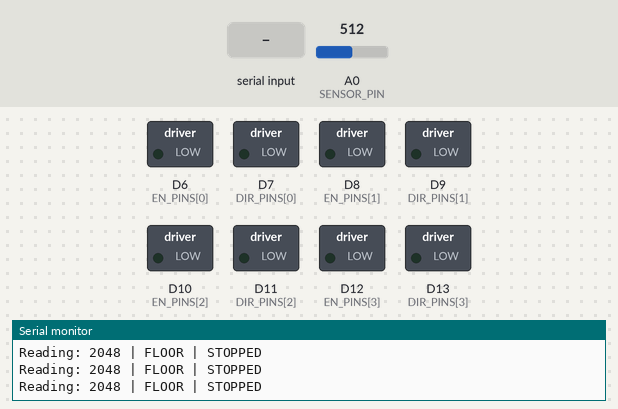
The sketch below on a simulated Arduino Due. Parts: switched loads named in the sketch (green lamp = pin HIGH), the last lines printed to the serial monitor. The test bench sets the inputs (shaded band); at power-on: A0 (SENSOR_PIN) = 512 (analog values on the 0–1023 scale).

Above: at 1.2 s.
1.3 s: "f" received over Serial
At 2.1 s:
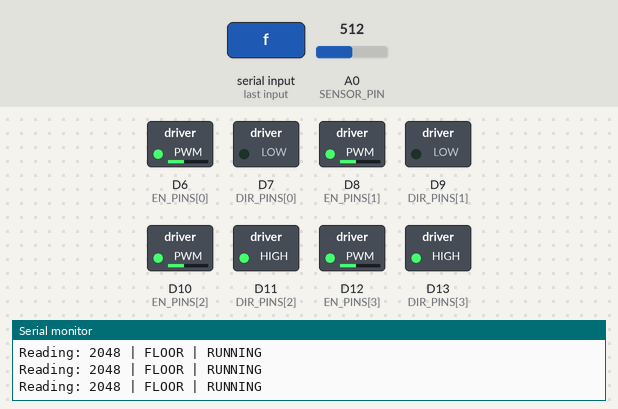
2.8 s: A0 (SENSOR_PIN) set to 736
At 5.5 s:
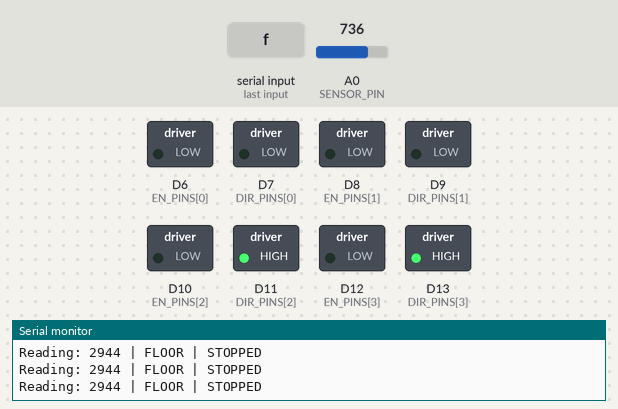
5.8 s: A0 (SENSOR_PIN) set to 761
Timing chart, 0 to 8.8 s (numbered marks = the images above; inputs shaded):
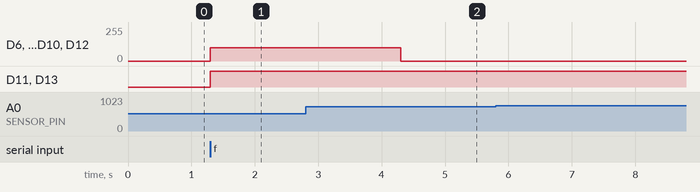

The sketch:

Boundary_Stop_Test.ino
```cpp
// AJ Donald 101259149

// Arduino Due (Programming Port). Serial 115200: f forward; s stop.
// Sensor VCC -> 3.3V, GND -> GND, OUT1 -> A0. One sensor for this test.

const int DIR_PINS[] = {7, 9, 11, 13};
const int EN_PINS[] = {6, 8, 10, 12};
const int FORWARD_LEVEL[] = {LOW, LOW, HIGH, HIGH};
const int SENSOR_PIN = A0;
const int BLACK_THRESHOLD = 3000;
const int TEST_PWM = 100; // Lower initial duty not a measured speed
const unsigned long MAX_RUN_MS = 3000;
bool running = false;
unsigned long startedAt = 0;
unsigned long stoppedAt = 0;
unsigned long lastPrint = 0;

void stopMotors(const char *reason) {
  for (int i = 0; i < 4; i++) analogWrite(EN_PINS[i], 0);
  running = false;
  stoppedAt = millis();
  Serial.println(reason);
}

void setup() {
  for (int i = 0; i < 4; i++) {
    digitalWrite(EN_PINS[i], LOW);
    pinMode(EN_PINS[i], OUTPUT);
    digitalWrite(DIR_PINS[i], LOW);
    pinMode(DIR_PINS[i], OUTPUT);
  }
  analogWriteResolution(8);
  analogReadResolution(12);
  pinMode(SENSOR_PIN, INPUT);
  Serial.begin(115200);
}

void loop() {
  int reading = analogRead(SENSOR_PIN);
  bool onBlack = reading > BLACK_THRESHOLD;
  unsigned long now = millis();
  if (running && onBlack) stopMotors("STOP: black tape detected.");
  else if (running && now - startedAt >= MAX_RUN_MS)
    stopMotors("STOP: 3-second limit.");

  if (Serial.available()) {
    char command = Serial.read();
    if (command == 's') stopMotors("STOP: manual command.");
    else if (command == 'f') {
      if (onBlack) Serial.println("Start blocked: sensor sees black tape.");
      else if (running) Serial.println("Already running.");
      else if (now - stoppedAt < 1000)
        Serial.println("Wait 1 second after stopping.");
      else {
        for (int i = 0; i < 4; i++) digitalWrite(DIR_PINS[i], FORWARD_LEVEL[i]);
        startedAt = now;
        for (int i = 0; i < 4; i++) analogWrite(EN_PINS[i], TEST_PWM);
        running = true;
        Serial.println("FORWARD: waiting for black tape.");
      }
    }
  }
  if (now - lastPrint >= 250 && Serial.availableForWrite() >= 60) {
    lastPrint = now;
    Serial.print("Reading: "); Serial.print(reading);
    Serial.print(onBlack ? " | BLACK TAPE" : " | FLOOR");
    Serial.println(running ? " | RUNNING" : " | STOPPED");
  }
}
```

Measured:
- after the input at 1.3 s, D6 (EN_PINS[0]), D8 (EN_PINS[1]), D10 (EN_PINS[2]), D12 (EN_PINS[3]): 0/255 → 100/255 at once; D11 (DIR_PINS[2]), D13 (DIR_PINS[3]): LOW → HIGH at once
